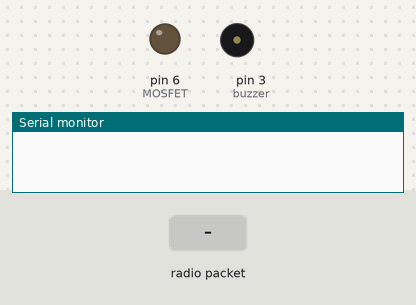
The sketch below on a simulated Arduino Uno, built with avr-gcc and run on an emulated ATmega328P. On the bench: output pins drawn as LEDs (lit = HIGH), buzzer (waves = sounding, pin HIGH), the last lines printed to the serial monitor. The test bench sets the inputs (shaded band). No radio packets arrive unless stated. At 2.3 s the program stops and its outputs stay as they are.

Above: at 1.2 s.
1.3 s: radio packet "1" arrives
At 2.6 s:
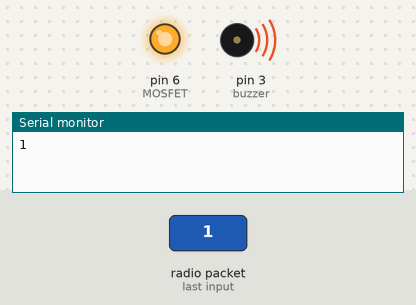
Timing chart, 0 to 3.8 s (numbered marks = the images above; inputs shaded):
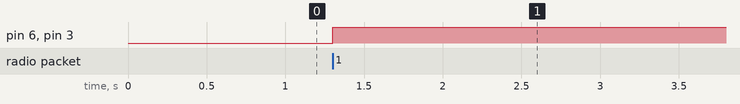

The sketch:

nrf_receiver_.ino
```cpp
 #include <SPI.h>
#include <nRF24L01.h>
#include <RF24.h>
int buzzer = 3;
int MOSFET = 6;

RF24 radio(9,10);

char man[]= "";

const byte address[6] = "00001";

void setup() {
  Serial.begin(9600);
  pinMode(MOSFET,OUTPUT);
  pinMode(buzzer,OUTPUT);
  radio.begin();
  radio.openReadingPipe(1, address);
  radio.setPALevel(RF24_PA_MIN);
  radio.startListening();
  digitalWrite(MOSFET,LOW);
}

void loop() {
  while (radio.available()) {

    char man[32]="";
    radio.read(&man,sizeof(man));
    Serial.println(man);
  if(char man = "F.I.R.E"){
      digitalWrite(buzzer,HIGH);
      digitalWrite(MOSFET,HIGH);
       delay(1000);
  }
      exit(0);
    }
    digitalWrite(MOSFET,LOW);
  }
```

Measured:
- after the input at 1.3 s, pin 6 (MOSFET), pin 3 (buzzer): LOW → HIGH at once
